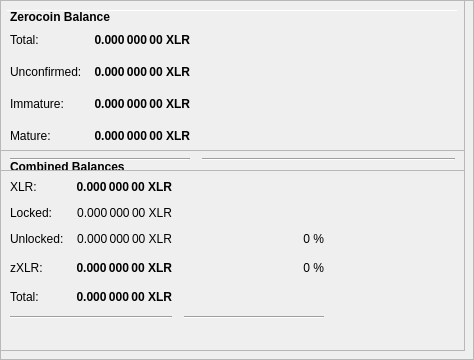
        <widget class="QFrame" name="frameObfuscation">
         <property name="minimumSize">
          <size>
           <width>0</width>
           <height>350</height>
          </size>
         </property>
         <property name="layoutDirection">
          <enum>Qt::LeftToRight</enum>
         </property>
         <property name="frameShape">
          <enum>QFrame::StyledPanel</enum>
         </property>
         <property name="frameShadow">
          <enum>QFrame::Raised</enum>
         </property>
         <widget class="QPushButton" name="runAutoDenom">
          <property name="geometry">
           <rect>
            <x>251</x>
            <y>17</y>
            <width>1</width>
            <height>1</height>
           </rect>
          </property>
          <property name="palette">
           <palette>
            <active>
             <colorrole role="WindowText">
              <brush brushstyle="SolidPattern">
               <color alpha="255">
                <red>0</red>
                <green>0</green>
                <blue>0</blue>
               </color>
              </brush>
             </colorrole>
             <colorrole role="Button">
              <brush brushstyle="SolidPattern">
               <color alpha="255">
                <red>239</red>
                <green>238</green>
                <blue>238</blue>
               </color>
              </brush>
             </colorrole>
             <colorrole role="Light">
              <brush brushstyle="SolidPattern">
               <color alpha="255">
                <red>255</red>
                <green>255</green>
                <blue>255</blue>
               </color>
              </brush>
             </colorrole>
             <colorrole role="Midlight">
              <brush brushstyle="SolidPattern">
               <color alpha="255">
                <red>247</red>
                <green>246</green>
                <blue>246</blue>
               </color>
              </brush>
             </colorrole>
             <colorrole role="Dark">
              <brush brushstyle="SolidPattern">
               <color alpha="255">
                <red>119</red>
                <green>119</green>
                <blue>119</blue>
               </color>
              </brush>
             </colorrole>
             <colorrole role="Mid">
              <brush brushstyle="SolidPattern">
               <color alpha="255">
                <red>159</red>
                <green>159</green>
                <blue>159</blue>
               </color>
              </brush>
             </colorrole>
             <colorrole role="Text">
              <brush brushstyle="SolidPattern">
               <color alpha="255">
                <red>0</red>
                <green>0</green>
                <blue>0</blue>
               </color>
              </brush>
             </colorrole>
             <colorrole role="BrightText">
              <brush brushstyle="SolidPattern">
               <color alpha="255">
                <red>255</red>
                <green>255</green>
                <blue>255</blue>
               </color>
              </brush>
             </colorrole>
             <colorrole role="ButtonText">
              <brush brushstyle="SolidPattern">
               <color alpha="255">
                <red>0</red>
                <green>0</green>
                <blue>0</blue>
               </color>
              </brush>
             </colorrole>
             <colorrole role="Base">
              <brush brushstyle="SolidPattern">
               <color alpha="255">
                <red>255</red>
                <green>255</green>
                <blue>255</blue>
               </color>
              </brush>
             </colorrole>
             <colorrole role="Window">
              <brush brushstyle="SolidPattern">
               <color alpha="255">
                <red>239</red>
                <green>238</green>
                <blue>238</blue>
               </color>
              </brush>
             </colorrole>
             <colorrole role="Shadow">
              <brush brushstyle="SolidPattern">
               <color alpha="255">
                <red>0</red>
                <green>0</green>
                <blue>0</blue>
               </color>
              </brush>
             </colorrole>
             <colorrole role="AlternateBase">
              <brush brushstyle="SolidPattern">
               <color alpha="255">
                <red>247</red>
                <green>246</green>
                <blue>246</blue>
               </color>
              </brush>
             </colorrole>
             <colorrole role="ToolTipBase">
              <brush brushstyle="SolidPattern">
               <color alpha="255">
                <red>255</red>
                <green>255</green>
                <blue>220</blue>
               </color>
              </brush>
             </colorrole>
             <colorrole role="ToolTipText">
              <brush brushstyle="SolidPattern">
               <color alpha="255">
                <red>0</red>
                <green>0</green>
                <blue>0</blue>
               </color>
              </brush>
             </colorrole>
            </active>
            <inactive>
             <colorrole role="WindowText">
              <brush brushstyle="SolidPattern">
               <color alpha="255">
                <red>0</red>
                <green>0</green>
                <blue>0</blue>
               </color>
              </brush>
             </colorrole>
             <colorrole role="Button">
              <brush brushstyle="SolidPattern">
               <color alpha="255">
                <red>239</red>
                <green>238</green>
                <blue>238</blue>
               </color>
              </brush>
             </colorrole>
             <colorrole role="Light">
              <brush brushstyle="SolidPattern">
               <color alpha="255">
                <red>255</red>
                <green>255</green>
                <blue>255</blue>
               </color>
              </brush>
             </colorrole>
             <colorrole role="Midlight">
              <brush brushstyle="SolidPattern">
               <color alpha="255">
                <red>247</red>
                <green>246</green>
                <blue>246</blue>
               </color>
              </brush>
             </colorrole>
             <colorrole role="Dark">
              <brush brushstyle="SolidPattern">
               <color alpha="255">
                <red>119</red>
                <green>119</green>
                <blue>119</blue>
               </color>
              </brush>
             </colorrole>
             <colorrole role="Mid">
              <brush brushstyle="SolidPattern">
               <color alpha="255">
                <red>159</red>
                <green>159</green>
                <blue>159</blue>
               </color>
              </brush>
             </colorrole>
             <colorrole role="Text">
              <brush brushstyle="SolidPattern">
               <color alpha="255">
                <red>0</red>
                <green>0</green>
                <blue>0</blue>
               </color>
              </brush>
             </colorrole>
             <colorrole role="BrightText">
              <brush brushstyle="SolidPattern">
               <color alpha="255">
                <red>255</red>
                <green>255</green>
                <blue>255</blue>
               </color>
              </brush>
             </colorrole>
             <colorrole role="ButtonText">
              <brush brushstyle="SolidPattern">
               <color alpha="255">
                <red>0</red>
                <green>0</green>
                <blue>0</blue>
               </color>
              </brush>
             </colorrole>
             <colorrole role="Base">
              <brush brushstyle="SolidPattern">
               <color alpha="255">
                <red>255</red>
                <green>255</green>
                <blue>255</blue>
               </color>
              </brush>
             </colorrole>
             <colorrole role="Window">
              <brush brushstyle="SolidPattern">
               <color alpha="255">
                <red>239</red>
                <green>238</green>
                <blue>238</blue>
               </color>
              </brush>
             </colorrole>
             <colorrole role="Shadow">
              <brush brushstyle="SolidPattern">
               <color alpha="255">
                <red>0</red>
                <green>0</green>
                <blue>0</blue>
               </color>
              </brush>
             </colorrole>
             <colorrole role="AlternateBase">
              <brush brushstyle="SolidPattern">
               <color alpha="255">
                <red>247</red>
                <green>246</green>
                <blue>246</blue>
               </color>
              </brush>
             </colorrole>
             <colorrole role="ToolTipBase">
              <brush brushstyle="SolidPattern">
               <color alpha="255">
                <red>255</red>
                <green>255</green>
                <blue>220</blue>
               </color>
              </brush>
             </colorrole>
             <colorrole role="ToolTipText">
              <brush brushstyle="SolidPattern">
               <color alpha="255">
                <red>0</red>
                <green>0</green>
                <blue>0</blue>
               </color>
              </brush>
             </colorrole>
            </inactive>
            <disabled>
             <colorrole role="WindowText">
              <brush brushstyle="SolidPattern">
               <color alpha="255">
                <red>119</red>
                <green>119</green>
                <blue>119</blue>
               </color>
              </brush>
             </colorrole>
             <colorrole role="Button">
              <brush brushstyle="SolidPattern">
               <color alpha="255">
                <red>239</red>
                <green>238</green>
                <blue>238</blue>
               </color>
              </brush>
             </colorrole>
             <colorrole role="Light">
              <brush brushstyle="SolidPattern">
               <color alpha="255">
                <red>255</red>
                <green>255</green>
                <blue>255</blue>
               </color>
              </brush>
             </colorrole>
             <colorrole role="Midlight">
              <brush brushstyle="SolidPattern">
               <color alpha="255">
                <red>247</red>
                <green>246</green>
                <blue>246</blue>
               </color>
              </brush>
             </colorrole>
             <colorrole role="Dark">
              <brush brushstyle="SolidPattern">
               <color alpha="255">
                <red>119</red>
                <green>119</green>
                <blue>119</blue>
               </color>
              </brush>
             </colorrole>
             <colorrole role="Mid">
              <brush brushstyle="SolidPattern">
               <color alpha="255">
                <red>159</red>
                <green>159</green>
                <blue>159</blue>
               </color>
              </brush>
             </colorrole>
             <colorrole role="Text">
              <brush brushstyle="SolidPattern">
               <color alpha="255">
                <red>119</red>
                <green>119</green>
                <blue>119</blue>
               </color>
              </brush>
             </colorrole>
             <colorrole role="BrightText">
              <brush brushstyle="SolidPattern">
               <color alpha="255">
                <red>255</red>
                <green>255</green>
                <blue>255</blue>
               </color>
              </brush>
             </colorrole>
             <colorrole role="ButtonText">
              <brush brushstyle="SolidPattern">
               <color alpha="255">
                <red>119</red>
                <green>119</green>
                <blue>119</blue>
               </color>
              </brush>
             </colorrole>
             <colorrole role="Base">
              <brush brushstyle="SolidPattern">
               <color alpha="255">
                <red>239</red>
                <green>238</green>
                <blue>238</blue>
               </color>
              </brush>
             </colorrole>
             <colorrole role="Window">
              <brush brushstyle="SolidPattern">
               <color alpha="255">
                <red>239</red>
                <green>238</green>
                <blue>238</blue>
               </color>
              </brush>
             </colorrole>
             <colorrole role="Shadow">
              <brush brushstyle="SolidPattern">
               <color alpha="255">
                <red>0</red>
                <green>0</green>
                <blue>0</blue>
               </color>
              </brush>
             </colorrole>
             <colorrole role="AlternateBase">
              <brush brushstyle="SolidPattern">
               <color alpha="255">
                <red>239</red>
                <green>238</green>
                <blue>238</blue>
               </color>
              </brush>
             </colorrole>
             <colorrole role="ToolTipBase">
              <brush brushstyle="SolidPattern">
               <color alpha="255">
                <red>255</red>
                <green>255</green>
                <blue>220</blue>
               </color>
              </brush>
             </colorrole>
             <colorrole role="ToolTipText">
              <brush brushstyle="SolidPattern">
               <color alpha="255">
                <red>0</red>
                <green>0</green>
                <blue>0</blue>
               </color>
              </brush>
             </colorrole>
            </disabled>
           </palette>
          </property>
          <property name="focusPolicy">
           <enum>Qt::NoFocus</enum>
          </property>
          <property name="autoFillBackground">
           <bool>true</bool>
          </property>
          <property name="text">
           <string/>
          </property>
          <property name="flat">
           <bool>true</bool>
          </property>
         </widget>
         <widget class="Line" name="line">
          <property name="geometry">
           <rect>
            <x>7</x>
            <y>10</y>
            <width>451</width>
            <height>1</height>
           </rect>
          </property>
          <property name="orientation">
           <enum>Qt::Horizontal</enum>
          </property>
         </widget>
         <widget class="QFrame" name="frame_3">
          <property name="geometry">
           <rect>
            <x>0</x>
            <y>150</y>
            <width>465</width>
            <height>201</height>
           </rect>
          </property>
          <property name="frameShape">
           <enum>QFrame::StyledPanel</enum>
          </property>
          <property name="frameShadow">
           <enum>QFrame::Raised</enum>
          </property>
          <layout class="QVBoxLayout" name="verticalLayout_5">
           <item>
            <layout class="QHBoxLayout" name="horizontalLayout_5" stretch="0">
             <item>
              <widget class="QLabel" name="label_5z">
               <property name="maximumSize">
                <size>
                 <width>16777215</width>
                 <height>20</height>
                </size>
               </property>
               <property name="font">
                <font>
                 <weight>75</weight>
                 <bold>true</bold>
                </font>
               </property>
               <property name="toolTip">
                <string>Combined Balances (including unconfirmed and immature coins)</string>
               </property>
               <property name="text">
                <string>&lt;html&gt;&lt;head/&gt;&lt;body&gt;&lt;p&gt;Combined Balances&lt;/p&gt;&lt;/body&gt;&lt;/html&gt;</string>
               </property>
              </widget>
             </item>
            </layout>
           </item>
           <item>
            <layout class="QGridLayout" name="gridLayout_3">
             <property name="spacing">
              <number>12</number>
             </property>
             <item row="7" column="0" colspan="2">
              <widget class="Line" name="lineSpendableBalance_3">
               <property name="orientation">
                <enum>Qt::Horizontal</enum>
               </property>
              </widget>
             </item>
             <item row="7" column="2">
              <widget class="Line" name="lineWatchBalance_3">
               <property name="sizePolicy">
                <sizepolicy hsizetype="Preferred" vsizetype="Fixed">
                 <horstretch>0</horstretch>
                 <verstretch>0</verstretch>
                </sizepolicy>
               </property>
               <property name="minimumSize">
                <size>
                 <width>140</width>
                 <height>0</height>
                </size>
               </property>
               <property name="orientation">
                <enum>Qt::Horizontal</enum>
               </property>
              </widget>
             </item>
             <item row="4" column="1">
              <widget class="QLabel" name="labelzBalancez">
               <property name="font">
                <font>
                 <weight>75</weight>
                 <bold>true</bold>
                </font>
               </property>
               <property name="cursor">
                <cursorShape>IBeamCursor</cursorShape>
               </property>
               <property name="toolTip">
                <string>Total of transactions that have yet to be confirmed, and do not yet count toward the spendable balance</string>
               </property>
               <property name="text">
                <string notr="true">0.000 000 00 XLR</string>
               </property>
               <property name="alignment">
                <set>Qt::AlignRight|Qt::AlignTrailing|Qt::AlignVCenter</set>
               </property>
               <property name="textInteractionFlags">
                <set>Qt::LinksAccessibleByMouse|Qt::TextSelectableByKeyboard|Qt::TextSelectableByMouse</set>
               </property>
              </widget>
             </item>
             <item row="6" column="1">
              <widget class="QLabel" name="labelTotalz">
               <property name="font">
                <font>
                 <weight>75</weight>
                 <bold>true</bold>
                </font>
               </property>
               <property name="cursor">
                <cursorShape>IBeamCursor</cursorShape>
               </property>
               <property name="toolTip">
                <string>Total Balance, including unconfirmed and immature coins.</string>
               </property>
               <property name="text">
                <string notr="true">0.000 000 00 XLR</string>
               </property>
               <property name="alignment">
                <set>Qt::AlignRight|Qt::AlignTrailing|Qt::AlignVCenter</set>
               </property>
               <property name="textInteractionFlags">
                <set>Qt::LinksAccessibleByMouse|Qt::TextSelectableByKeyboard|Qt::TextSelectableByMouse</set>
               </property>
              </widget>
             </item>
             <item row="4" column="3">
              <spacer name="horizontalSpacer_6">
               <property name="orientation">
                <enum>Qt::Horizontal</enum>
               </property>
               <property name="sizeHint" stdset="0">
                <size>
                 <width>40</width>
                 <height>20</height>
                </size>
               </property>
              </spacer>
             </item>
             <item row="6" column="0">
              <widget class="QLabel" name="labelTotalTextz">
               <property name="text">
                <string>Total:</string>
               </property>
              </widget>
             </item>
             <item row="1" column="0">
              <widget class="QLabel" name="labelBalanceTextz">
               <property name="text">
                <string>XLR:</string>
               </property>
              </widget>
             </item>
             <item row="1" column="1">
              <widget class="QLabel" name="labelBalancez">
               <property name="font">
                <font>
                 <weight>75</weight>
                 <bold>true</bold>
                </font>
               </property>
               <property name="cursor">
                <cursorShape>IBeamCursor</cursorShape>
               </property>
               <property name="toolTip">
                <string>Your current spendable balance</string>
               </property>
               <property name="text">
                <string notr="true">0.000 000 00 XLR</string>
               </property>
               <property name="alignment">
                <set>Qt::AlignRight|Qt::AlignTrailing|Qt::AlignVCenter</set>
               </property>
               <property name="textInteractionFlags">
                <set>Qt::LinksAccessibleByMouse|Qt::TextSelectableByKeyboard|Qt::TextSelectableByMouse</set>
               </property>
              </widget>
             </item>
             <item row="4" column="0">
              <widget class="QLabel" name="labelzBalanceTextz">
               <property name="toolTip">
                <string/>
               </property>
               <property name="text">
                <string>zXLR:</string>
               </property>
              </widget>
             </item>
             <item row="4" column="2">
              <widget class="QLabel" name="labelzXLRPercent">
               <property name="toolTip">
                <string>Current percentage of zXLR.
If AutoMint is enabled this percentage will settle around the configured AutoMint percentage (default = 10%)</string>
               </property>
               <property name="text">
                <string>0 %</string>
               </property>
               <property name="alignment">
                <set>Qt::AlignRight|Qt::AlignTrailing|Qt::AlignVCenter</set>
               </property>
              </widget>
             </item>
             <item row="6" column="2">
              <widget class="QLabel" name="label100Percent">
               <property name="text">
                <string/>
               </property>
               <property name="alignment">
                <set>Qt::AlignRight|Qt::AlignTrailing|Qt::AlignVCenter</set>
               </property>
              </widget>
             </item>
             <item row="2" column="1">
              <widget class="QLabel" name="labelLockedBalance">
               <property name="toolTip">
                <string>Locked XLR or Masternode collaterals. These are excluded from zXLR minting.</string>
               </property>
               <property name="text">
                <string>0.000 000 00 XLR</string>
               </property>
               <property name="alignment">
                <set>Qt::AlignRight|Qt::AlignTrailing|Qt::AlignVCenter</set>
               </property>
              </widget>
             </item>
             <item row="2" column="0">
              <widget class="QLabel" name="labelLockedBalanceText">
               <property name="toolTip">
                <string>Locked XLR or Masternode collaterals. These are excluded from zXLR minting.</string>
               </property>
               <property name="text">
                <string>Locked:</string>
               </property>
              </widget>
             </item>
             <item row="3" column="0">
              <widget class="QLabel" name="labelUnLockedBalanceText">
               <property name="toolTip">
                <string>Unlocked XLRs. These can be used for zXLR minting.</string>
               </property>
               <property name="text">
                <string>Unlocked:</string>
               </property>
              </widget>
             </item>
             <item row="3" column="1">
              <widget class="QLabel" name="labelUnLockedBalance">
               <property name="toolTip">
                <string>Unlocked XLRs. These can be used for zXLR minting.</string>
               </property>
               <property name="text">
                <string>0.000 000 00 XLR</string>
               </property>
               <property name="alignment">
                <set>Qt::AlignRight|Qt::AlignTrailing|Qt::AlignVCenter</set>
               </property>
              </widget>
             </item>
             <item row="3" column="2">
              <widget class="QLabel" name="labelXLRPercent">
               <property name="text">
                <string>0 %</string>
               </property>
               <property name="alignment">
                <set>Qt::AlignRight|Qt::AlignTrailing|Qt::AlignVCenter</set>
               </property>
              </widget>
             </item>
            </layout>
           </item>
           <item>
            <spacer name="verticalSpacer">
             <property name="orientation">
              <enum>Qt::Vertical</enum>
             </property>
             <property name="sizeHint" stdset="0">
              <size>
               <width>20</width>
               <height>40</height>
              </size>
             </property>
            </spacer>
           </item>
          </layout>
         </widget>
         <widget class="QFrame" name="frame_4">
          <property name="geometry">
           <rect>
            <x>0</x>
            <y>0</y>
            <width>465</width>
            <height>171</height>
           </rect>
          </property>
          <property name="frameShape">
           <enum>QFrame::StyledPanel</enum>
          </property>
          <property name="frameShadow">
           <enum>QFrame::Raised</enum>
          </property>
          <layout class="QVBoxLayout" name="verticalLayout_7">
           <item>
            <layout class="QHBoxLayout" name="horizontalLayout_8" stretch="0">
             <item>
              <widget class="QLabel" name="label_5z_3">
               <property name="maximumSize">
                <size>
                 <width>16777215</width>
                 <height>20</height>
                </size>
               </property>
               <property name="font">
                <font>
                 <weight>75</weight>
                 <bold>true</bold>
                </font>
               </property>
               <property name="text">
                <string>Zerocoin Balance</string>
               </property>
              </widget>
             </item>
            </layout>
           </item>
           <item>
            <layout class="QGridLayout" name="gridLayout_5">
             <property name="spacing">
              <number>12</number>
             </property>
             <item row="4" column="0">
              <widget class="QLabel" name="labelzBalanceMatureText">
               <property name="toolTip">
                <string>Mature: more than 20 confirmation and more than 3 mints of the same denomination after it was minted.
These zXLR are spendable.</string>
               </property>
               <property name="text">
                <string>Mature:</string>
               </property>
              </widget>
             </item>
             <item row="5" column="0" colspan="2">
              <widget class="Line" name="lineSpendableBalance_5">
               <property name="orientation">
                <enum>Qt::Horizontal</enum>
               </property>
              </widget>
             </item>
             <item row="1" column="1">
              <widget class="QLabel" name="labelzBalance">
               <property name="font">
                <font>
                 <weight>75</weight>
                 <bold>true</bold>
                </font>
               </property>
               <property name="cursor">
                <cursorShape>IBeamCursor</cursorShape>
               </property>
               <property name="toolTip">
                <string>All available zXLR, unconfirmed and immature zXLR included.</string>
               </property>
               <property name="text">
                <string notr="true">0.000 000 00 XLR</string>
               </property>
               <property name="alignment">
                <set>Qt::AlignRight|Qt::AlignTrailing|Qt::AlignVCenter</set>
               </property>
               <property name="textInteractionFlags">
                <set>Qt::LinksAccessibleByMouse|Qt::TextSelectableByKeyboard|Qt::TextSelectableByMouse</set>
               </property>
              </widget>
             </item>
             <item row="5" column="2">
              <widget class="Line" name="lineWatchBalance_5">
               <property name="sizePolicy">
                <sizepolicy hsizetype="Preferred" vsizetype="Fixed">
                 <horstretch>0</horstretch>
                 <verstretch>0</verstretch>
                </sizepolicy>
               </property>
               <property name="minimumSize">
                <size>
                 <width>140</width>
                 <height>0</height>
                </size>
               </property>
               <property name="orientation">
                <enum>Qt::Horizontal</enum>
               </property>
              </widget>
             </item>
             <item row="1" column="0">
              <widget class="QLabel" name="labelzBalanceText">
               <property name="toolTip">
                <string>All available zXLR, unconfirmed and immature zXLR included.</string>
               </property>
               <property name="text">
                <string>Total:</string>
               </property>
              </widget>
             </item>
             <item row="1" column="2">
              <spacer name="horizontalSpacer_8">
               <property name="orientation">
                <enum>Qt::Horizontal</enum>
               </property>
               <property name="sizeHint" stdset="0">
                <size>
                 <width>40</width>
                 <height>20</height>
                </size>
               </property>
              </spacer>
             </item>
             <item row="4" column="2">
              <spacer name="horizontalSpacer_4">
               <property name="orientation">
                <enum>Qt::Horizontal</enum>
               </property>
               <property name="sizeHint" stdset="0">
                <size>
                 <width>40</width>
                 <height>20</height>
                </size>
               </property>
              </spacer>
             </item>
             <item row="4" column="1">
              <widget class="QLabel" name="labelzBalanceMature">
               <property name="font">
                <font>
                 <weight>75</weight>
                 <bold>true</bold>
                </font>
               </property>
               <property name="toolTip">
                <string>Mature: more than 20 confirmation and more than 3 mints of the same denomination after it was minted.
These zXLR are spendable.</string>
               </property>
               <property name="text">
                <string>0.000 000 00 XLR</string>
               </property>
               <property name="alignment">
                <set>Qt::AlignRight|Qt::AlignTrailing|Qt::AlignVCenter</set>
               </property>
              </widget>
             </item>
             <item row="2" column="0">
              <widget class="QLabel" name="labelzBalanceUnconfirmedText">
               <property name="toolTip">
                <string>Unconfirmed: less than 20 confirmations
Immature: confirmed, but less than 3 mints of the same denomination after it was minted</string>
               </property>
               <property name="text">
                <string>Unconfirmed:</string>
               </property>
              </widget>
             </item>
             <item row="2" column="1">
              <widget class="QLabel" name="labelzBalanceUnconfirmed">
               <property name="font">
                <font>
                 <weight>75</weight>
                 <bold>true</bold>
                </font>
               </property>
               <property name="toolTip">
                <string>Unconfirmed: less than 20 confirmations
Immature: confirmed, but less than 3 mints of the same denomination after it was minted</string>
               </property>
               <property name="text">
                <string>0.000 000 00 XLR</string>
               </property>
               <property name="alignment">
                <set>Qt::AlignRight|Qt::AlignTrailing|Qt::AlignVCenter</set>
               </property>
              </widget>
             </item>
             <item row="2" column="2">
              <spacer name="horizontalSpacer_5">
               <property name="orientation">
                <enum>Qt::Horizontal</enum>
               </property>
               <property name="sizeHint" stdset="0">
                <size>
                 <width>40</width>
                 <height>20</height>
                </size>
               </property>
              </spacer>
             </item>
             <item row="3" column="0">
              <widget class="QLabel" name="labelzBalanceImmatureText">
               <property name="toolTip">
                <string>Unconfirmed: less than 20 confirmations
Immature: confirmed, but less than 3 mints of the same denomination after it was minted</string>
               </property>
               <property name="text">
                <string>Immature:</string>
               </property>
              </widget>
             </item>
             <item row="3" column="1">
              <widget class="QLabel" name="labelzBalanceImmature">
               <property name="font">
                <font>
                 <weight>75</weight>
                 <bold>true</bold>
                </font>
               </property>
               <property name="toolTip">
                <string>Unconfirmed: less than 20 confirmations
Immature: confirmed, but less than 3 mints of the same denomination after it was minted</string>
               </property>
               <property name="text">
                <string>0.000 000 00 XLR</string>
               </property>
               <property name="alignment">
                <set>Qt::AlignRight|Qt::AlignTrailing|Qt::AlignVCenter</set>
               </property>
              </widget>
             </item>
             <item row="3" column="2">
              <spacer name="horizontalSpacer_7">
               <property name="orientation">
                <enum>Qt::Horizontal</enum>
               </property>
               <property name="sizeHint" stdset="0">
                <size>
                 <width>40</width>
                 <height>20</height>
                </size>
               </property>
              </spacer>
             </item>
            </layout>
           </item>
          </layout>
         </widget>
        </widget>
